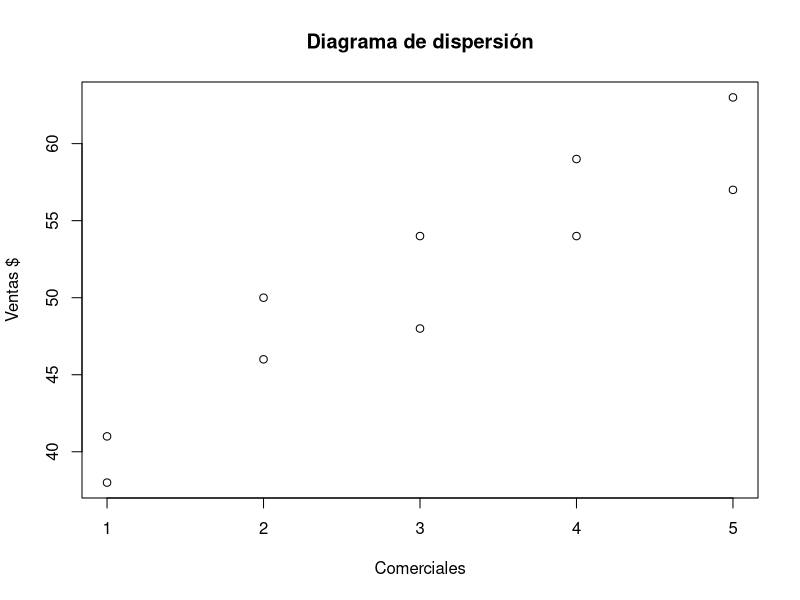
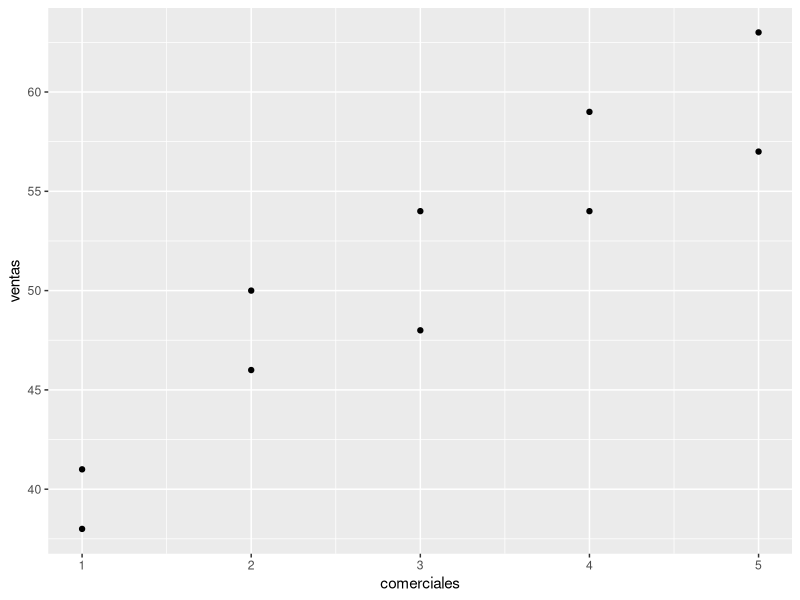
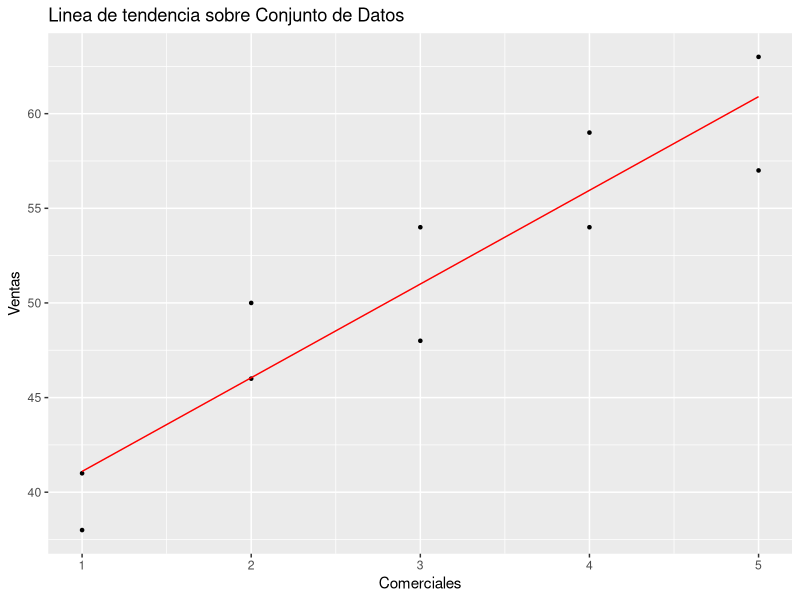

Generate these figures, in order, with R:
# en el caso de publicidad y ventas cual es la prediccion de las ventas con valo de 
# x = comerciales de 3.5 y 4.5??
#
#como determinarlo en r?
#
library(ggplot2) # Para gráficas
library(stats) # Para regresion lineal

semanas <- c(1:10)
comerciales <- c(2,5,1,3,4,1,5,3,4,2)
ventas <- c(50,57,41,54,54,38,63,48,59,46)

datos <- data.frame(semanas,comerciales,ventas)
datos

plot(datos$comerciales, datos$ventas,
     xlab = "Comerciales",
     ylab = "Ventas $",
     main = "Diagrama de dispersión")

ggplot(datos, aes(comerciales, ventas))   +   geom_point()


#ggplot(data = datos) + 
#  geom_point(mapping = aes(x = comerciales, y = ventas))

modelo <- lm(ventas ~ comerciales, data = datos)
modelo

y_predict <- predict(modelo, datos)

ggplot() + geom_point(data = datos, aes(x = comerciales, y = ventas), size = 0.9) +
  geom_line(aes( x = datos$comerciales, y = y_predict), color = "red") +
  xlab("Comerciales") + 
  ylab("Ventas") + 
  ggtitle("Linea de tendencia sobre Conjunto de Datos")

cr <- cor(datos$comerciales, datos$ventas)
cr

predict.ventas <- predict (modelo,data.frame(comerciales=c(3.5,4.5)))

print(predict.ventas)







